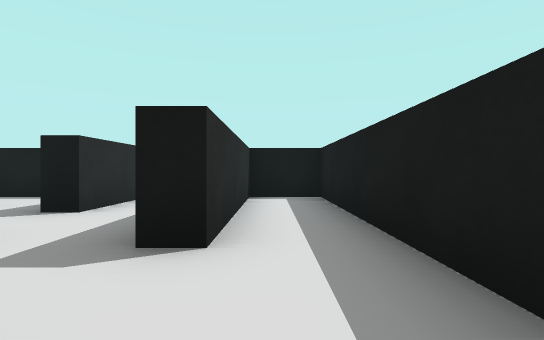
view 1 (above)

16 first-person views from a walk through a Unity game level. The camera is 0.55 m above the floor, looks level and sees 85° across. The floor is counted in squares, 1 m on a side. Each view is taken from the middle of a square. On the plan, view 1 faces up. The plan holds only what a view shows up to about 9 squares ahead; the rest is blank. The place goes on beyond the plan. The player is left out.

view 2
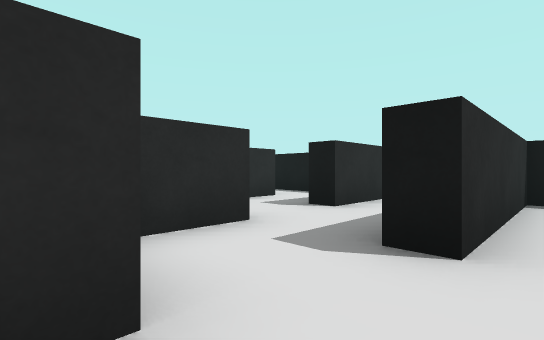

view 3
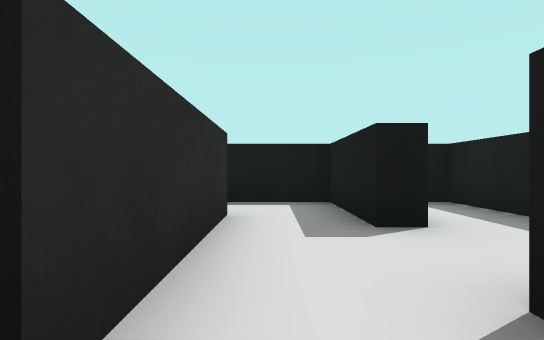

view 4
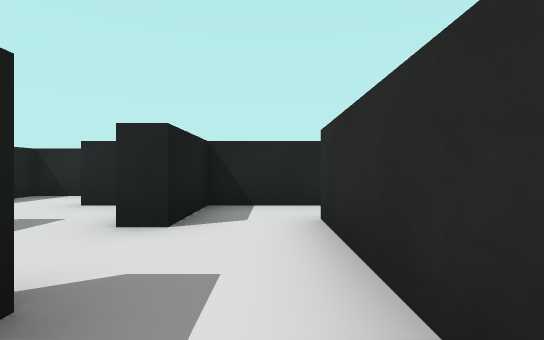

view 5
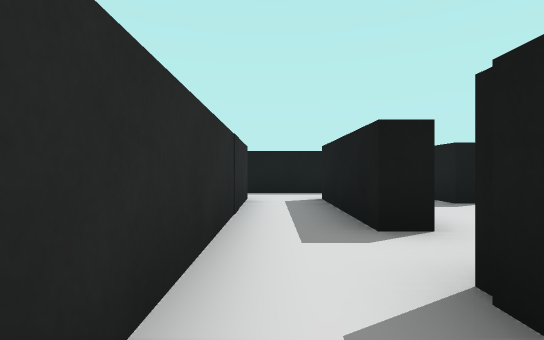

view 6
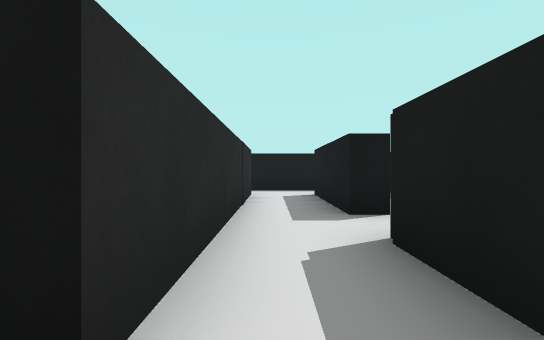

view 7
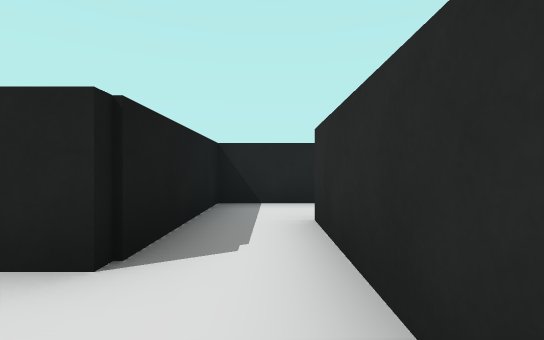

view 8
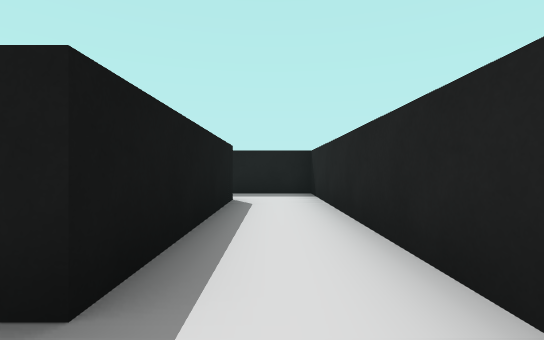

view 9
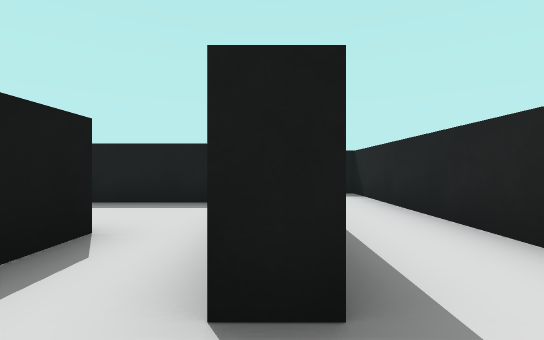

view 10
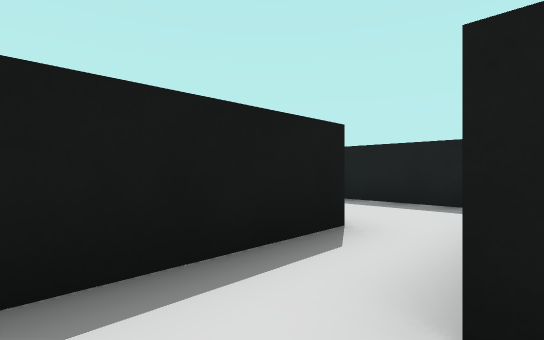

view 11
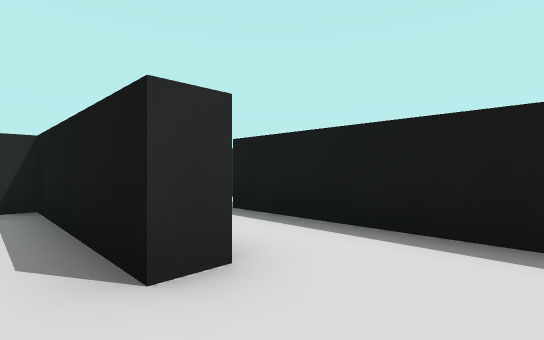

view 12
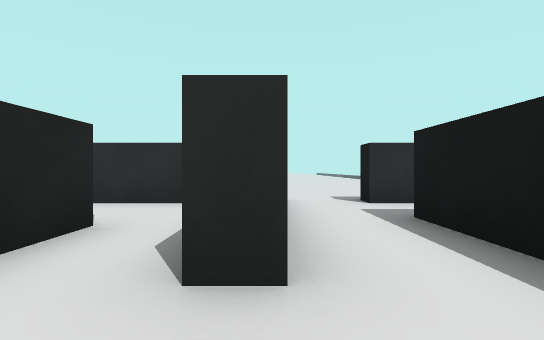

view 13
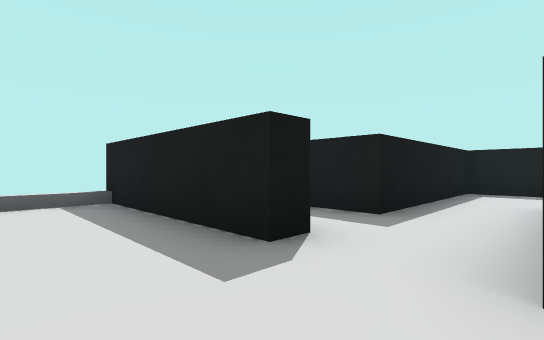

view 14
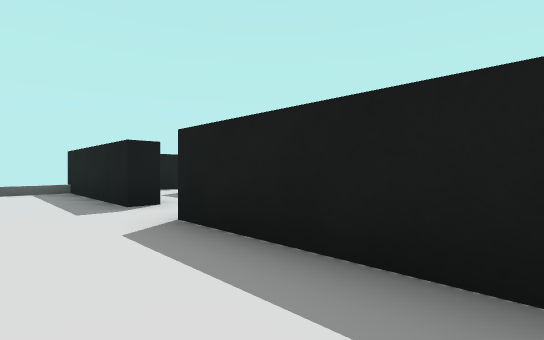

view 15
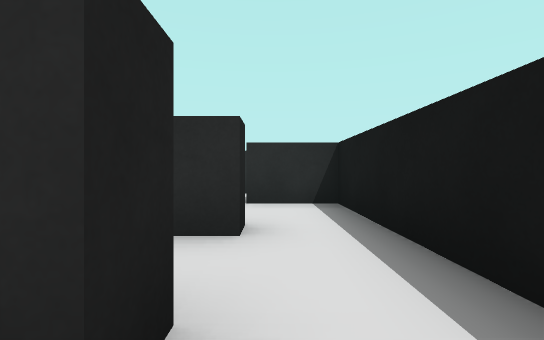

view 16
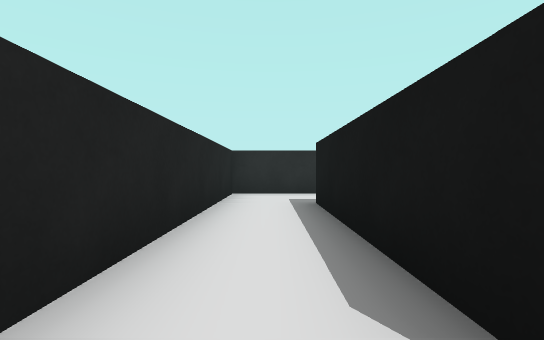

### Floor plan
Ten units are one square. View 1 is at (0, 0); x grows to the right and y downward. Boxes are objects, and circles mark ways between rooms. Rooms are numbered by the first view taken in them; rooms with no view inside come last. Other rooms are left out.
<svg viewBox="-205 -71 220 105">
<path fill="none" stroke="#000" d="M10 -10 10 -61 -5 -61 -5 -21M-10 -4 -10 0M0 13 10 13M-51 -4 -30 -4 -30 -22M-30 -39 -30 -61 -45 -61M-65 -4 -65 13 -109 13 -109 8M-129 4 -129 29 -51 29 -51 -4M-65 -48 -65 -4M-45 -17 -51 -17 -51 -47 -45 -47M-45 -61 -89 -61 -89 -45M-94 -11 -94 -6M-70 0 -70 -14M-129 -26 -134 -26 -134 -66M-134 20 -134 -11M-134 -63 -140 -63M-25 -22 -25 -9M-5 -21 -10 -21M-10 -45 -10 -61M-25 -55 -25 -39M-16 -4 -10 -4M-129 -39 -129 -26M-95 -26 -115 -26 -115 -38M-109 8 -99 8M-94 -6 -129 -6 -129 4M-30 -22 -25 -22M-25 -39 -30 -39M-45 -47 -45 -17M-70 -14 -70 -26 -95 -26"/>
<circle cx="-10" cy="-15" r="3" fill="#2a7"/>
<circle cx="-50" cy="-10" r="3" fill="#2a7"/>
<circle cx="-40" cy="-20" r="3" fill="#2a7"/>
<circle cx="-50" cy="-50" r="3" fill="#2a7"/>
<circle cx="-40" cy="-40" r="3" fill="#2a7"/>
<circle cx="-60" cy="5" r="3" fill="#2a7"/>
<circle cx="-115" cy="10" r="3" fill="#2a7"/>
<circle cx="-100" cy="0" r="3" fill="#2a7"/>
<circle cx="-85" cy="-10" r="3" fill="#2a7"/>
<circle cx="-130" cy="-20" r="3" fill="#2a7"/>
<circle cx="-30" cy="-30" r="3" fill="#2a7"/>
<circle cx="-105" cy="-20" r="3" fill="#2a7"/>
<text x="0" y="-30">1</text>
<text x="-40" y="-20">2</text>
<text x="-40" y="-50">3</text>
<text x="-90" y="20">4</text>
<text x="-60" y="-30">5</text>
<text x="-90" y="-10">6</text>
<text x="-200" y="-20">7</text>
<text x="-20" y="-30">8</text>
<text x="-120" y="-30">9</text>
<text x="-110" y="0">10</text>
<text x="-40" y="-30">11</text>
<text x="-90" y="-20">12</text>
</svg>
Room 1 opens to room 8. Room 2 opens to room 5. Room 2 opens to room 11. Room 3 opens to room 5. Room 3 opens to room 11. Room 4 opens to room 5. Room 4 opens to room 10. Room 6 opens to room 10. Room 6 opens to room 12. Room 7 opens to room 9. Room 8 opens to room 11. Room 9 opens to room 12.

Where each view was taken, in squares from view 1:
view 1: 0 up, 0 right, facing up
view 2: 0 up, 0 right, facing up-left
view 3: 1 up, 4 left, facing up
view 4: 5 up, 4 left, facing down
view 5: 1 down, 6 left, facing up
view 6: 2 down, 6 left, facing up
view 7: 2 up, 6 left, facing down
view 8: 2 down, 12 left, facing right
view 9: 1 down, 12 left, facing right
view 10: 1 down, 12 left, facing up-right
view 11: 0 up, 8 left, facing up-left
view 12: 1 up, 8 left, facing left
view 13: 1 up, 15 left, facing up-right
view 14: 2 down, 15 left, facing up-right
view 15: 5 up, 4 left, facing left
view 16: 2 down, 6 left, facing left
